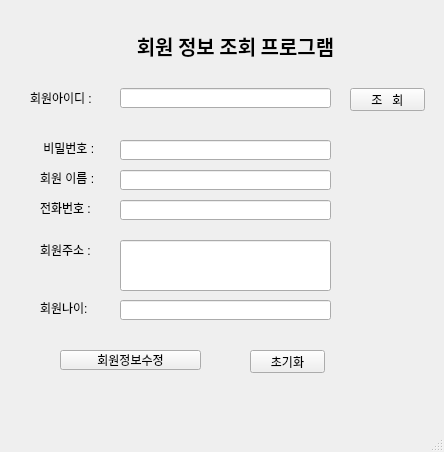
<?xml version="1.0" encoding="UTF-8"?>
<ui version="4.0">
 <class>MainWindow</class>
 <widget class="QMainWindow" name="MainWindow">
  <property name="geometry">
   <rect>
    <x>0</x>
    <y>0</y>
    <width>444</width>
    <height>452</height>
   </rect>
  </property>
  <property name="windowTitle">
   <string>MainWindow</string>
  </property>
  <widget class="QWidget" name="centralwidget">
   <widget class="QLabel" name="label">
    <property name="geometry">
     <rect>
      <x>40</x>
      <y>20</y>
      <width>391</width>
      <height>51</height>
     </rect>
    </property>
    <property name="font">
     <font>
      <family>한컴 말랑말랑 Bold</family>
      <pointsize>15</pointsize>
      <weight>75</weight>
      <bold>true</bold>
     </font>
    </property>
    <property name="text">
     <string>회원 정보 조회 프로그램</string>
    </property>
    <property name="alignment">
     <set>Qt::AlignCenter</set>
    </property>
   </widget>
   <widget class="QLabel" name="label_2">
    <property name="geometry">
     <rect>
      <x>30</x>
      <y>90</y>
      <width>91</width>
      <height>16</height>
     </rect>
    </property>
    <property name="text">
     <string>회원아이디 : </string>
    </property>
   </widget>
   <widget class="QLineEdit" name="memberid_edit">
    <property name="geometry">
     <rect>
      <x>120</x>
      <y>88</y>
      <width>211</width>
      <height>20</height>
     </rect>
    </property>
   </widget>
   <widget class="QPushButton" name="search_btn">
    <property name="geometry">
     <rect>
      <x>350</x>
      <y>88</y>
      <width>75</width>
      <height>23</height>
     </rect>
    </property>
    <property name="text">
     <string>조   회</string>
    </property>
   </widget>
   <widget class="QLabel" name="label_3">
    <property name="geometry">
     <rect>
      <x>40</x>
      <y>140</y>
      <width>71</width>
      <height>16</height>
     </rect>
    </property>
    <property name="text">
     <string> 비밀번호 :</string>
    </property>
   </widget>
   <widget class="QLabel" name="label_4">
    <property name="geometry">
     <rect>
      <x>40</x>
      <y>170</y>
      <width>71</width>
      <height>16</height>
     </rect>
    </property>
    <property name="text">
     <string>회원 이름 :</string>
    </property>
   </widget>
   <widget class="QLabel" name="label_5">
    <property name="geometry">
     <rect>
      <x>40</x>
      <y>200</y>
      <width>71</width>
      <height>16</height>
     </rect>
    </property>
    <property name="text">
     <string>전화번호 :</string>
    </property>
   </widget>
   <widget class="QLabel" name="label_6">
    <property name="geometry">
     <rect>
      <x>40</x>
      <y>240</y>
      <width>61</width>
      <height>20</height>
     </rect>
    </property>
    <property name="text">
     <string>회원주소 :</string>
    </property>
   </widget>
   <widget class="QLabel" name="label_7">
    <property name="geometry">
     <rect>
      <x>40</x>
      <y>300</y>
      <width>71</width>
      <height>16</height>
     </rect>
    </property>
    <property name="text">
     <string>회원나이:</string>
    </property>
   </widget>
   <widget class="QLineEdit" name="memberpw_edit">
    <property name="geometry">
     <rect>
      <x>120</x>
      <y>140</y>
      <width>211</width>
      <height>20</height>
     </rect>
    </property>
   </widget>
   <widget class="QLineEdit" name="name_edit">
    <property name="geometry">
     <rect>
      <x>120</x>
      <y>170</y>
      <width>211</width>
      <height>20</height>
     </rect>
    </property>
   </widget>
   <widget class="QLineEdit" name="phone_edit">
    <property name="geometry">
     <rect>
      <x>120</x>
      <y>200</y>
      <width>211</width>
      <height>20</height>
     </rect>
    </property>
   </widget>
   <widget class="QLineEdit" name="address_edit">
    <property name="geometry">
     <rect>
      <x>120</x>
      <y>240</y>
      <width>211</width>
      <height>51</height>
     </rect>
    </property>
   </widget>
   <widget class="QLineEdit" name="age_edit">
    <property name="geometry">
     <rect>
      <x>120</x>
      <y>300</y>
      <width>211</width>
      <height>20</height>
     </rect>
    </property>
   </widget>
   <widget class="QPushButton" name="modify_btn">
    <property name="geometry">
     <rect>
      <x>60</x>
      <y>350</y>
      <width>141</width>
      <height>20</height>
     </rect>
    </property>
    <property name="text">
     <string>회원정보수정</string>
    </property>
   </widget>
   <widget class="QPushButton" name="reset_btn">
    <property name="geometry">
     <rect>
      <x>250</x>
      <y>350</y>
      <width>75</width>
      <height>23</height>
     </rect>
    </property>
    <property name="text">
     <string>초기화</string>
    </property>
   </widget>
  </widget>
  <widget class="QMenuBar" name="menubar">
   <property name="geometry">
    <rect>
     <x>0</x>
     <y>0</y>
     <width>444</width>
     <height>21</height>
    </rect>
   </property>
  </widget>
  <widget class="QStatusBar" name="statusbar"/>
 </widget>
 <resources/>
 <connections/>
</ui>
